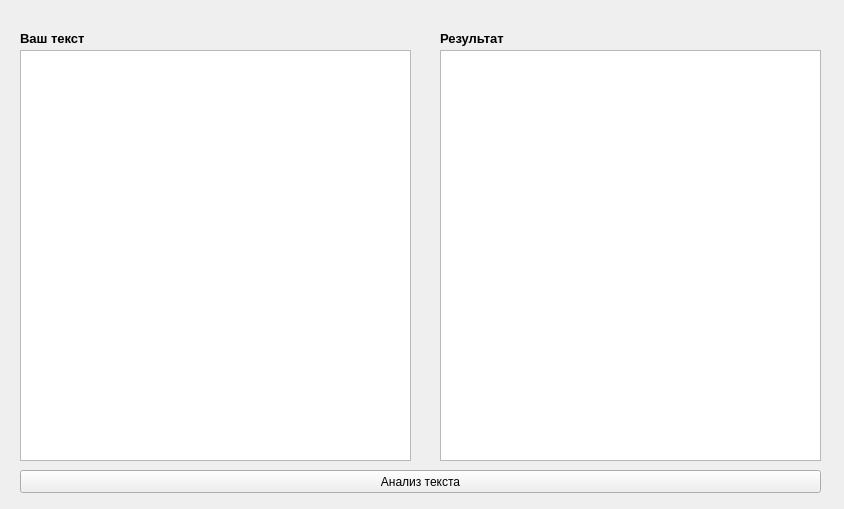
<?xml version="1.0" encoding="UTF-8"?>
<ui version="4.0">
 <class>Form</class>
 <widget class="QWidget" name="Form">
  <property name="geometry">
   <rect>
    <x>0</x>
    <y>0</y>
    <width>844</width>
    <height>509</height>
   </rect>
  </property>
  <property name="windowTitle">
   <string>Form</string>
  </property>
  <widget class="QPushButton" name="pushButton">
   <property name="geometry">
    <rect>
     <x>20</x>
     <y>470</y>
     <width>801</width>
     <height>23</height>
    </rect>
   </property>
   <property name="text">
    <string>Анализ текста</string>
   </property>
  </widget>
  <widget class="QLabel" name="label">
   <property name="geometry">
    <rect>
     <x>20</x>
     <y>30</y>
     <width>241</width>
     <height>16</height>
    </rect>
   </property>
   <property name="font">
    <font>
     <pointsize>10</pointsize>
     <weight>75</weight>
     <bold>true</bold>
    </font>
   </property>
   <property name="text">
    <string>Ваш текст</string>
   </property>
  </widget>
  <widget class="QLabel" name="label_2">
   <property name="geometry">
    <rect>
     <x>440</x>
     <y>30</y>
     <width>181</width>
     <height>16</height>
    </rect>
   </property>
   <property name="font">
    <font>
     <pointsize>10</pointsize>
     <weight>75</weight>
     <bold>true</bold>
    </font>
   </property>
   <property name="text">
    <string>Результат</string>
   </property>
  </widget>
  <widget class="QTextEdit" name="textEdit">
   <property name="geometry">
    <rect>
     <x>20</x>
     <y>50</y>
     <width>391</width>
     <height>411</height>
    </rect>
   </property>
  </widget>
  <widget class="QTextEdit" name="textEdit_2">
   <property name="geometry">
    <rect>
     <x>440</x>
     <y>50</y>
     <width>381</width>
     <height>411</height>
    </rect>
   </property>
  </widget>
 </widget>
 <resources/>
 <connections/>
</ui>
